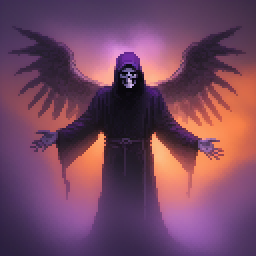
#> input picture choice.png, 128 x 128 px (shown 2 times larger)
$ python pixeldetector.py --input choice.png
#> lines starting #> are read from the running program, lines starting #| are printed output that depends on the picture
#> further down, image is the input picture: PIL image 128x128 RGB; mean R, G, B 116.8, 70.4, 96.4
import os, argparse, time
from PIL import Image
import numpy as np
import scipy
from itertools import product

ap = argparse.ArgumentParser()
ap.add_argument("-i", "--input", required = True, help = "Path to input image")
ap.add_argument("-o", "--output", required = False, default="output.png", help = "Path to save output image")
ap.add_argument("-m", "--max", required = False, type=int, default=128, help = "Max colors for computation, more = slower")
ap.add_argument("-p", "--palette", required = False, action="store_true", help = "Automatically reduce the image to predicted color palette")
ap.add_argument("-d", "--downscale", required = False, type=int, default=0, help = "Downscale to new square width / height in pixels")
args = vars(ap.parse_args())

def kCentroid(image: Image, width: int, height: int, centroids: int):
    image = image.convert("RGB")

    # Create an empty array for the downscaled image
    downscaled = np.zeros((height, width, 3), dtype=np.uint8)

    # Calculate the scaling factors
    wFactor = image.width/width
    hFactor = image.height/height

    # Iterate over each tile in the downscaled image
    for x, y in product(range(width), range(height)):
            # Crop the tile from the original image
            tile = image.crop((x*wFactor, y*hFactor, (x*wFactor)+wFactor, (y*hFactor)+hFactor))

            # Quantize the colors of the tile using k-means clustering
            tile = tile.quantize(colors=centroids, method=1, kmeans=centroids).convert("RGB")

            # Get the color counts and find the most common color
            color_counts = tile.getcolors()
            most_common_color = max(color_counts, key=lambda x: x[0])[1]

            # Assign the most common color to the corresponding pixel in the downscaled image
            downscaled[y, x, :] = most_common_color

    return Image.fromarray(downscaled, mode='RGB')

def pixel_detect(image: Image, downscale):
    # Thanks to https://github.com/paultron for optimizing my garbage code
    # I swapped the axis so they accurately reflect the horizontal and vertical scaling factor for images with uneven ratios

    # Convert the image to a NumPy array
#> called with downscale = 0
    npim = np.array(image)[..., :3]

    # Compute horizontal differences between pixels
    hdiff = np.sqrt(np.sum((npim[:, :-1, :] - npim[:, 1:, :])**2, axis=2))
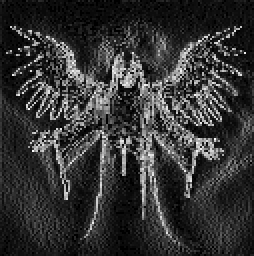
#> hdiff: shape (128, 127) float64 (shown 2 times larger); min 0, max 26.29, mean 5.4; drawn with min black and max white
    hsum = np.sum(hdiff, 0)
#> hsum = 127 values, max 1291.8 at index 71, min 292.5 at index 1, mean 692.4

    # Compute vertical differences between pixels
    vdiff = np.sqrt(np.sum((npim[:-1, :, :] - npim[1:, :, :])**2, axis=2))
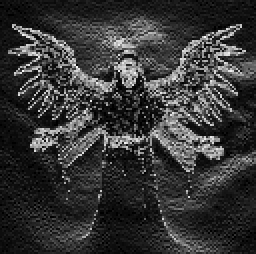
#> vdiff: shape (127, 128) float64 (shown 2 times larger); min 0, max 26.5, mean 5.7; drawn with min black and max white
    vsum = np.sum(vdiff, 1)
#> vsum = 127 values, max 1350.9 at index 34, min 262.2 at index 3, mean 724.9

    # Find peaks in the horizontal and vertical sums
    hpeaks, _ = scipy.signal.find_peaks(hsum, distance=1, height=0.0)
#> hpeaks = 37 values from 2 to 122
    vpeaks, _ = scipy.signal.find_peaks(vsum, distance=1, height=0.0)
#> vpeaks = 29 values from 2 to 124

    # Compute spacing between the peaks
    hspacing = np.diff(hpeaks)
#> hspacing = 36 values, max 6 at index 15, min 2 at index 0, mean 3.33
    vspacing = np.diff(vpeaks)
#> vspacing = 28 values, max 12 at index 0, min 2 at index 3, mean 4.36

    # Resize input image using kCentroid with the calculated horizontal and vertical factors
    if downscale == 0:
        return kCentroid(image, round(image.width/np.median(hspacing)), round(image.height/np.median(vspacing)), 2), np.median(hspacing), np.median(vspacing)
#> the loop in kCentroid, `for x, y in product(range(width), range(height)):` made 1376 passes
#> color_counts on passes 1 to 3: [(5, (62, 47, 81)), (7, (61, 44, 83))], [(5, (64, 49, 82)), (7, (63, 47, 82))], [(7, (67, 49, 85)), (5, (65, 49, 84))]
#> after the loop in kCentroid, `for x, y in product(range(width), range(height)):`:
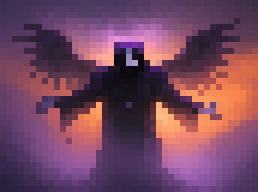
#> downscaled: shape (32, 43, 3) (shown 6 times larger); mean R, G, B 116.4, 70.4, 96.3
    else:
        return kCentroid(image, downscale, downscale, 2), image.width/downscale, image.height/downscale

def determine_best_k(image: Image, max_k: int):
    # Convert the image to RGB mode
    image = image.convert("RGB")

    # Prepare arrays for distortion calculation
    pixels = np.array(image)
    pixel_indices = np.reshape(pixels, (-1, 3))

    # Calculate distortion for different values of k
    distortions = []
    for k in range(1, max_k + 1):
        quantized_image = image.quantize(colors=k, method=0, kmeans=k, dither=0)
        centroids = np.array(quantized_image.getpalette()[:k * 3]).reshape(-1, 3)

        # Calculate distortions
        distances = np.linalg.norm(pixel_indices[:, np.newaxis] - centroids, axis=2)
        min_distances = np.min(distances, axis=1)
        distortions.append(np.sum(min_distances ** 2))

    # Calculate the rate of change of distortions
    rate_of_change = np.diff(distortions) / np.array(distortions[:-1])

    # Find the elbow point (best k value)
    if len(rate_of_change) == 0:
        best_k = 2
    else:
        elbow_index = np.argmax(rate_of_change) + 1
        best_k = elbow_index + 2

    return best_k

if os.path.isfile(args["input"]):
    # Open input image
    image = Image.open(args["input"]).convert('RGB')

    # Start timer
    start = round(time.time()*1000)

    # Find 1:1 pixel scale
    downscale, hf, vf = pixel_detect(image, args["downscale"])
#> hf = 3; vf = 4

    print(f"Size detected and reduced from {image.width}x{image.height} to {downscale.width}x{downscale.height} in {round(time.time()*1000)-start} milliseconds")

    scale = max(hf, vf)
#> scale = 4
    output = downscale

    if args["palette"]:
        # Start timer
        start = round(time.time()*1000)

        # Reduce color palette using elbow method
        best_k = determine_best_k(downscale, args["max"])
        output = downscale.quantize(colors=best_k, method=1, kmeans=best_k, dither=0).convert('RGB')

        print(f"Palette reduced to {best_k} colors in {round(time.time()*1000)-start} milliseconds")

    output.save(args["output"])

$ run again, on home.png
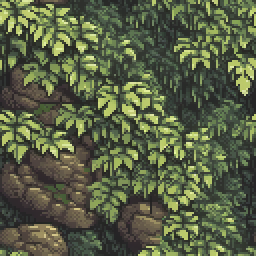
#> input picture home.png, 128 x 128 px (shown 2 times larger)
#> image is the input picture: PIL image 128x128 RGB; mean R, G, B 87.5, 95.3, 68.2
#> hsum = 127 values, max 1876.7 at index 58, min 1218 at index 43, mean 1593.3
#> in pixel_detect, `vdiff = np.sqrt(np.sum((npim[:-1, :, :] - npim[1:, :, :])**2, axis=2))`:
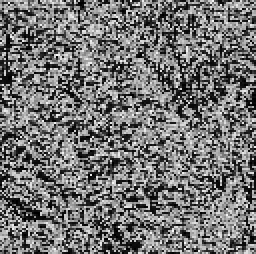
#> vdiff: shape (127, 128) float64 (shown 2 times larger); min 0, max 26.94, mean 12.2; drawn with min black and max white
#> vsum = 127 values, max 1842.6 at index 3, min 1313.6 at index 40, mean 1563.3
#> hpeaks = 44 values from 2 to 124
#> vpeaks = 40 values from 1 to 123
#> hspacing = 43 values, max 5 at index 8, min 2 at index 0, mean 2.84
#> vspacing = 39 values, max 6 at index 16, min 2 at index 0, mean 3.13
#> the loop in kCentroid, `for x, y in product(range(width), range(height)):` made 2752 passes
#> color_counts on passes 1 to 3: [(2, (86, 97, 69)), (4, (163, 180, 102))], [(3, (176, 195, 105)), (3, (84, 97, 69))], [(5, (189, 203, 108)), (1, (208, 220, 140))]
#> after the loop in kCentroid, `for x, y in product(range(width), range(height)):`:
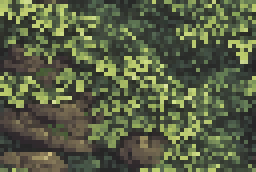
#> downscaled: shape (43, 64, 3) (shown 4 times larger); mean R, G, B 87.2, 94.8, 67.7
#> hf = 2; vf = 3
